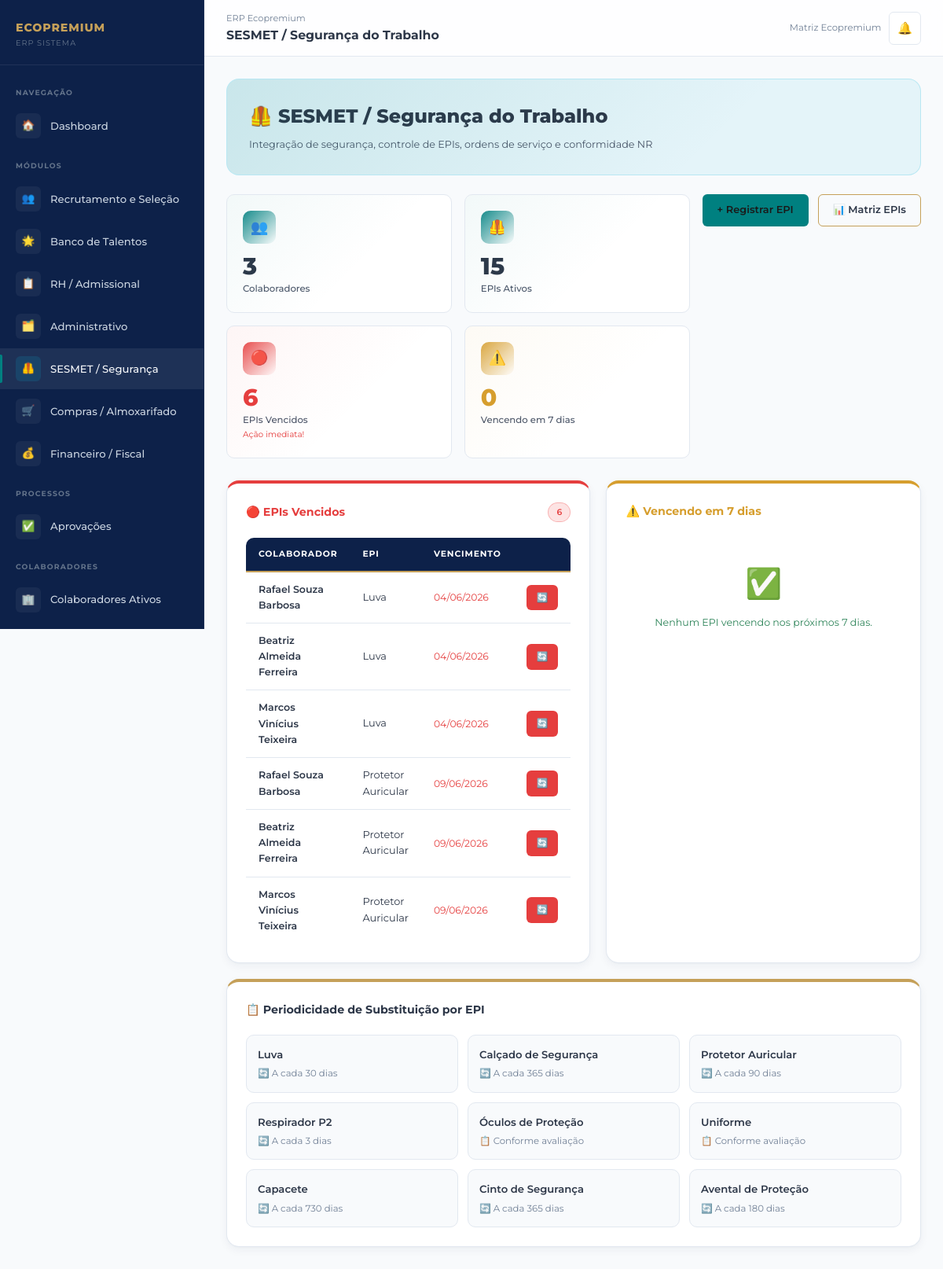
The page /sesmet/ (signed in) on the database its author committed.
### core/models.py (models this page shows, shortened)
class PerfilUsuario(models.Model):
    PERFIS = [
        ('admin', 'Administrador'),
        ('gestor', 'Gestor'),
        ('rh', 'RH / Departamento Pessoal'),
        ('financeiro', 'Financeiro / Fiscal'),
        ('sesmet', 'SESMET / Segurança do Trabalho'),
        ('compras', 'Compras / Almoxarifado'),
        ('operacional', 'Operacional'),
    ]
    MARCAS = [
        ('eco_premium', 'Eco Premium'),
        ('trip_premium', 'Trip Premium'),
        ('log_premium', 'Log Premium'),
        ('matriz', 'Matriz Ecopremium'),
    ]
    usuario = models.OneToOneField(User, on_delete=models.CASCADE, related_name='perfil')
    perfil = models.CharField(max_length=20, choices=PERFIS, default='operacional')
    marca = models.CharField(max_length=20, choices=MARCAS, default='eco_premium')
    unidade = models.CharField(max_length=100, default='Matriz')
    telefone = models.CharField(max_length=20, blank=True)
    avatar_iniciais = models.CharField(max_length=3, blank=True)
    criado_em = models.DateTimeField(auto_now_add=True)
    class Meta:
        verbose_name = 'Perfil de Usuário'
        verbose_name_plural = 'Perfis de Usuários'

### sesmet/models.py (models this page shows, shortened)
class RegistroEPI(models.Model):
    TIPOS_EPI = [
        ('luva', 'Luva'),
        ('calcado', 'Calçado de Segurança'),
        ('protetor_auricular', 'Protetor Auricular'),
        ('respirador_p2', 'Respirador P2'),
        ('oculos', 'Óculos de Proteção'),
        ('uniforme', 'Uniforme'),
        ('capacete', 'Capacete'),
        ('cinto_seguranca', 'Cinto de Segurança'),
        ('avental', 'Avental de Proteção'),
    ]
    STATUS = [
        ('ativo', 'Ativo / Em Uso'),
        ('vencido', 'Vencido — Substituição Necessária'),
        ('substituido', 'Substituído'),
        ('perdido', 'Perdido / Danificado'),
    ]
    MOTIVOS_SUBSTITUICAO = [
        ('vencimento', 'Vencimento da Validade'),
        ('dano', 'Dano / Desgaste'),
        ('perda', 'Perda'),
        ('troca_cargo', 'Troca de Cargo/Função'),
        ('inicial', 'Entrega Inicial'),
    ]
    PERIODICIDADE = {
        'luva': 30,
        'calcado': 365,
        'protetor_auricular': 90,
        'respirador_p2': 3,
        'oculos': None,   # Avaliação
        'uniforme': None,  # Necessidade
        'capacete': 730,
        'cinto_seguranca': 365,
        'avental': 180,
    }
    colaborador = models.ForeignKey(Colaborador, on_delete=models.CASCADE, related_name='epis')
    tipo_epi = models.CharField(max_length=30, choices=TIPOS_EPI, verbose_name='Tipo de EPI')
    data_entrega = models.DateField(verbose_name='Data de Entrega')
    quantidade = models.PositiveIntegerField(default=1)
    numero_ca = models.CharField(max_length=20, blank=True, verbose_name='Número CA')
    data_validade = models.DateField(null=True, blank=True, verbose_name='Data de Validade/Substituição')
    status = models.CharField(max_length=20, choices=STATUS, default='ativo')
    motivo_substituicao = models.CharField(max_length=20, choices=MOTIVOS_SUBSTITUICAO,
                                            default='inicial', verbose_name='Motivo')
    assinado = models.BooleanField(default=False, verbose_name='Colaborador Assinou?')
    registrado_por = models.ForeignKey(User, on_delete=models.SET_NULL, null=True, blank=True,
                                        related_name='epis_registrados')
    obs = models.TextField(blank=True)
    criado_em = models.DateTimeField(auto_now_add=True)
    class Meta:
        verbose_name = 'Registro de EPI'
        verbose_name_plural = 'Registros de EPIs'
        ordering = ['-data_entrega']

### admissional/models.py (models this page shows, shortened)
class Colaborador(models.Model):
    STATUS = [
        ('ativo', 'Ativo'),
        ('inativo', 'Inativo'),
        ('ferias', 'Em Férias'),
        ('afastado', 'Afastado'),
        ('desligado', 'Desligado'),
    ]
    MARCAS = [
        ('eco_premium', 'Eco Premium'),
        ('trip_premium', 'Trip Premium'),
        ('log_premium', 'Log Premium'),
    ]
    nome = models.CharField(max_length=200, verbose_name='Nome Completo')
    cpf = models.CharField(max_length=14, unique=True, verbose_name='CPF')
    rg = models.CharField(max_length=20, blank=True, verbose_name='RG')
    data_nascimento = models.DateField(null=True, blank=True, verbose_name='Data de Nascimento')
    email = models.EmailField(verbose_name='E-mail')
    telefone = models.CharField(max_length=20, verbose_name='Telefone')
    endereco = models.TextField(blank=True, verbose_name='Endereço')
    cargo = models.CharField(max_length=200, verbose_name='Cargo')
    setor = models.CharField(max_length=100, blank=True, verbose_name='Setor')
    unidade = models.CharField(max_length=100, verbose_name='Unidade')
    marca = models.CharField(max_length=20, choices=MARCAS, default='eco_premium', verbose_name='Marca')
    data_admissao = models.DateField(verbose_name='Data de Admissão')
    status = models.CharField(max_length=20, choices=STATUS, default='ativo')
    pis_pasep = models.CharField(max_length=20, blank=True, verbose_name='PIS/PASEP')
    ctps = models.CharField(max_length=30, blank=True, verbose_name='CTPS')
    salario = models.DecimalField(max_digits=10, decimal_places=2, null=True, blank=True, verbose_name='Salário')
    criado_em = models.DateTimeField(auto_now_add=True)
    atualizado_em = models.DateTimeField(auto_now=True)
    class Meta:
        verbose_name = 'Colaborador'
        verbose_name_plural = 'Colaboradores'
        ordering = ['nome']

### sesmet/views.py (the view)
# urls.py: path('', views.dashboard_sesmet, name='dashboard_sesmet'),
@login_required
def dashboard_sesmet(request):
    hoje = timezone.now().date()
    epis_vencidos = RegistroEPI.objects.filter(data_validade__lt=hoje, status='ativo')
    epis_vencendo = RegistroEPI.objects.filter(
        data_validade__gte=hoje,
        data_validade__lte=hoje + timezone.timedelta(days=7),
        status='ativo'
    )
    nao_assinados = RegistroEPI.objects.filter(assinado=False, status='ativo')
    return render(request, 'sesmet/dashboard.html', {
        'epis_vencidos': epis_vencidos,
        'epis_vencendo': epis_vencendo,
        'nao_assinados': nao_assinados,
        'total_colaboradores': Colaborador.objects.filter(status='ativo').count(),
        'total_epis_ativos': RegistroEPI.objects.filter(status='ativo').count(),
        'hoje': hoje,
        'PERIODICIDADE': RegistroEPI.PERIODICIDADE,
        'tipos_epi': RegistroEPI.TIPOS_EPI,
    })

### templates/sesmet/dashboard.html (shortened to what this page needs)
{% extends 'base.html' %}
{% block nav_sesmet %}active{% endblock %}
{% block topbar_title %}SESMET / Segurança do Trabalho{% endblock %}
{% block content %}
<div class="module-banner mod-banner-4">
  <div class="mod-title">🦺 SESMET / Segurança do Trabalho</div>
  <div class="mod-desc">Integração de segurança, controle de EPIs, ordens de serviço e conformidade NR</div>
</div>
<div class="page-header">
  <div class="kpi-grid">
    <div class="kpi-card kpi-mod4">
      <div class="kpi-icon">👥</div>
      <div class="kpi-value">{{ total_colaboradores }}</div>
      <div class="kpi-label">Colaboradores</div>
    </div>
    <div class="kpi-card kpi-mod4">
      <div class="kpi-icon">🦺</div>
      <div class="kpi-value">{{ total_epis_ativos }}</div>
      <div class="kpi-label">EPIs Ativos</div>
    </div>
    <div class="kpi-card" style="--kpi-color:var(--danger);">
      <div class="kpi-icon">🔴</div>
      <div class="kpi-value" style="color:var(--danger);">{{ epis_vencidos|length }}</div>
      <div class="kpi-label">EPIs Vencidos</div>
      {% if epis_vencidos %}<div class="kpi-sub" style="color:var(--danger);">Ação imediata!</div>{% endif %}
    </div>
    <div class="kpi-card" style="--kpi-color:var(--warning);">
      <div class="kpi-icon">⚠️</div>
      <div class="kpi-value" style="color:var(--warning);">{{ epis_vencendo|length }}</div>
      <div class="kpi-label">Vencendo em 7 dias</div>
    </div>
  </div>
  <div class="flex gap-3">
    <a href="{% url 'registrar_epi' %}" class="btn btn-mod4">+ Registrar EPI</a>
    <a href="{% url 'matriz_epis' %}" class="btn btn-outline">📊 Matriz EPIs</a>
  </div>
</div>
<div style="display:grid;grid-template-columns:1fr 1fr;gap:20px;margin-top:24px;">
  <div class="card" style="border-top-color:var(--danger);">
    <div class="card-header">
      <div class="card-title" style="color:var(--danger);">🔴 EPIs Vencidos</div>
      {% if epis_vencidos %}<span class="badge badge-danger">{{ epis_vencidos|length }}</span>{% endif %}
    </div>
    {% if epis_vencidos %}
    <div class="table-wrap" style="border:none;">
      <table>
        <thead>
          <tr>
            <th>Colaborador</th>
            <th>EPI</th>
            <th>Vencimento</th>
            <th></th>
          </tr>
        </thead>
        <tbody>
          {% for epi in epis_vencidos %}
          <tr>
            <td style="font-weight:600;font-size:0.84rem;">{{ epi.colaborador.nome }}</td>
            <td>{{ epi.get_tipo_epi_display }}</td>
            <td style="color:var(--danger);font-size:0.82rem;">{{ epi.data_validade|date:"d/m/Y" }}</td>
            <td>
              <a href="{% url 'registrar_epi_colaborador' epi.colaborador.pk %}" class="btn btn-sm btn-danger">🔄</a>
            </td>
          </tr>
          {% endfor %}
        </tbody>
      </table>
    </div>
    {% else %}
    <div style="text-align:center;padding:30px;color:var(--success);">
      <div style="font-size:2.5rem;">✅</div>
      <p style="margin-top:10px;font-size:0.84rem;">Nenhum EPI vencido. Ótimo!</p>
    </div>
    {% endif %}
  </div>
  <div class="card" style="border-top-color:var(--warning);">
    <div class="card-header">
      <div class="card-title" style="color:var(--warning);">⚠️ Vencendo em 7 dias</div>
    </div>
    {% if epis_vencendo %}
    <div class="table-wrap" style="border:none;">
      <table>
        <thead>
          <tr>
            <th>Colaborador</th>
            <th>EPI</th>
            <th>Vencimento</th>
            <th>Dias</th>
          </tr>
        </thead>
        <tbody>
          {% for epi in epis_vencendo %}
          <tr>
            <td style="font-weight:600;font-size:0.84rem;">{{ epi.colaborador.nome }}</td>
            <td>{{ epi.get_tipo_epi_display }}</td>
            <td style="color:var(--warning);font-size:0.82rem;">{{ epi.data_validade|date:"d/m/Y" }}</td>
            <td>
              <span class="badge badge-warning">{{ epi.dias_para_vencer }} dias</span>
            </td>
          </tr>
          {% endfor %}
        </tbody>
      </table>
    </div>
    {% else %}
    <div style="text-align:center;padding:30px;color:var(--success);">
      <div style="font-size:2.5rem;">✅</div>
      <p style="margin-top:10px;font-size:0.84rem;">Nenhum EPI vencendo nos próximos 7 dias.</p>
    </div>
    {% endif %}
  </div>
</div>
<div class="card" style="margin-top:20px;">
  <div class="card-header">
    <div class="card-title">📋 Periodicidade de Substituição por EPI</div>
  </div>
  <div style="display:grid;grid-template-columns:repeat(auto-fill,minmax(200px,1fr));gap:12px;">
    {% for tipo_key, tipo_label in tipos_epi %}
    <div style="padding:14px;border:1px solid var(--border);border-radius:var(--radius-md);background:var(--bg-base);">
      <div style="font-weight:600;font-size:0.88rem;margin-bottom:4px;">{{ tipo_label }}</div>
      <div style="font-size:0.78rem;color:var(--text-muted);">
        {% if tipo_key == 'luva' %}🔄 A cada 30 dias
        {% elif tipo_key == 'calcado' %}🔄 A cada 365 dias
        {% elif tipo_key == 'protetor_auricular' %}🔄 A cada 90 dias
        {% elif tipo_key == 'respirador_p2' %}🔄 A cada 3 dias
        {% elif tipo_key == 'capacete' %}🔄 A cada 730 dias
        {% elif tipo_key == 'cinto_seguranca' %}🔄 A cada 365 dias
        {% elif tipo_key == 'avental' %}🔄 A cada 180 dias
        {% else %}📋 Conforme avaliação
        {% endif %}
      </div>
    </div>
    {% endfor %}
  </div>
</div>
{% endblock %}

### templates/base.html (shortened to what this page needs)
{% load static %}
<!DOCTYPE html>
<html lang="pt-BR">
<head>
  <link rel="stylesheet" href="{% static 'css/main.css' %}?v=2">
</head>
<body>
<div class="erp-layout">
  <aside class="sidebar" id="sidebar">
    <div class="sidebar-logo">
      <div class="sidebar-logo-text">
        <div class="brand-name">ECOPREMIUM</div>
        <div class="brand-sub">ERP Sistema</div>
      </div>
    </div>
    <nav class="sidebar-nav">
      <div class="nav-section-label">Navegação</div>
      <a href="{% url 'dashboard' %}" class="nav-item {% block nav_dashboard %}{% endblock %}">
        <span class="nav-icon">🏠</span>
        Dashboard
      </a>
      <div class="nav-section-label">Módulos</div>
      <a href="{% url 'lista_vagas' %}" class="nav-item mod1 {% block nav_recrutamento %}{% endblock %}">
        <span class="nav-icon">👥</span>
        Recrutamento e Seleção
      </a>
      <a href="{% url 'banco_talentos' %}" class="nav-item mod1 {% block nav_talentos %}{% endblock %}">
        <span class="nav-icon">🌟</span>
        Banco de Talentos
      </a>
      <a href="{% url 'lista_admissoes' %}" class="nav-item mod2 {% block nav_admissional %}{% endblock %}">
        <span class="nav-icon">📋</span>
        RH / Admissional
      </a>
      <a href="{% url 'lista_demandas' %}" class="nav-item mod3 {% block nav_administrativo %}{% endblock %}">
        <span class="nav-icon">🗂️</span>
        Administrativo
      </a>
      <a href="{% url 'dashboard_sesmet' %}" class="nav-item mod4 {% block nav_sesmet %}{% endblock %}">
        <span class="nav-icon">🦺</span>
        SESMET / Segurança
      </a>
      <a href="{% url 'painel_compras' %}" class="nav-item mod5 {% block nav_compras %}{% endblock %}">
        <span class="nav-icon">🛒</span>
        Compras / Almoxarifado
      </a>
      <a href="{% url 'painel_financeiro' %}" class="nav-item mod6 {% block nav_financeiro %}{% endblock %}">
        <span class="nav-icon">💰</span>
        Financeiro / Fiscal
      </a>
      <div class="nav-section-label">Processos</div>
      <a href="{% url 'aprovacoes_pendentes' %}" class="nav-item {% block nav_aprovacoes %}{% endblock %}" id="navAprovacoes">
        <span class="nav-icon">✅</span>
        Aprovações
      </a>
      <div class="nav-section-label">Colaboradores</div>
      <a href="{% url 'lista_colaboradores' %}" class="nav-item {% block nav_colaboradores %}{% endblock %}">
        <span class="nav-icon">🏢</span>
        Colaboradores Ativos
      </a>
    </nav>
  </aside>
  <div class="main-content">
    <div class="topbar">
      <div class="topbar-title">
        <span class="breadcrumb">ERP Ecopremium</span>
        {% block topbar_title %}Dashboard{% endblock %}
      </div>
      <div class="topbar-actions">
        <span style="font-size:0.78rem;color:var(--text-muted);">
          {% if user.perfil %}{{ user.perfil.get_marca_display }}{% endif %}
        </span>
        <a href="#" class="notif-btn" id="notifBtn" title="Notificações">
          🔔
        </a>
      </div>
    </div>
    <div class="content-area">
      {% block content %}{% endblock %}
    </div>
  </div>
</div>
</body>
</html>

### rows shown on the page
RegistroEPI: colaborador.nome "Rafael Souza Barbosa", tipo_epi "Luva", data_validade "04/06/2026"
RegistroEPI: colaborador.nome "Beatriz Almeida Ferreira", tipo_epi "Luva", data_validade "04/06/2026"
RegistroEPI: colaborador.nome "Marcos Vinícius Teixeira", tipo_epi "Luva", data_validade "04/06/2026"
RegistroEPI: colaborador.nome "Rafael Souza Barbosa", tipo_epi "Protetor Auricular", data_validade "09/06/2026"
RegistroEPI: colaborador.nome "Beatriz Almeida Ferreira", tipo_epi "Protetor Auricular", data_validade "09/06/2026"
RegistroEPI: colaborador.nome "Marcos Vinícius Teixeira", tipo_epi "Protetor Auricular", data_validade "09/06/2026"

### other values the page prints
{{ user.perfil.get_marca_display }} "Matriz Ecopremium"
{{ total_colaboradores }} "3"
{{ total_epis_ativos }} "15"
{{ epis_vencidos|length }} "6"
{{ epis_vencendo|length }} "0"
{{ tipo_label }} "Luva" "Calçado de Segurança" "Protetor Auricular" "Respirador P2" "Óculos de Proteção" "Uniforme" "Capacete" "Cinto de Segurança" "Avental de Proteção"
